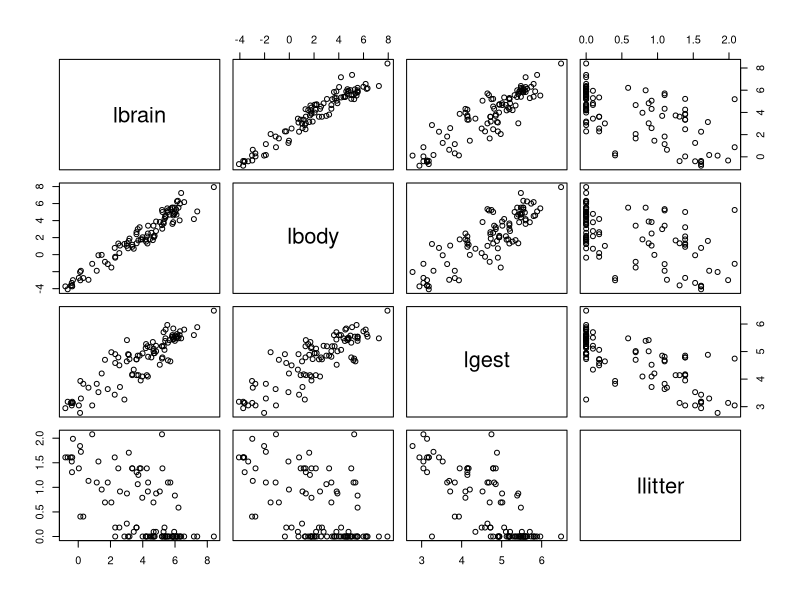
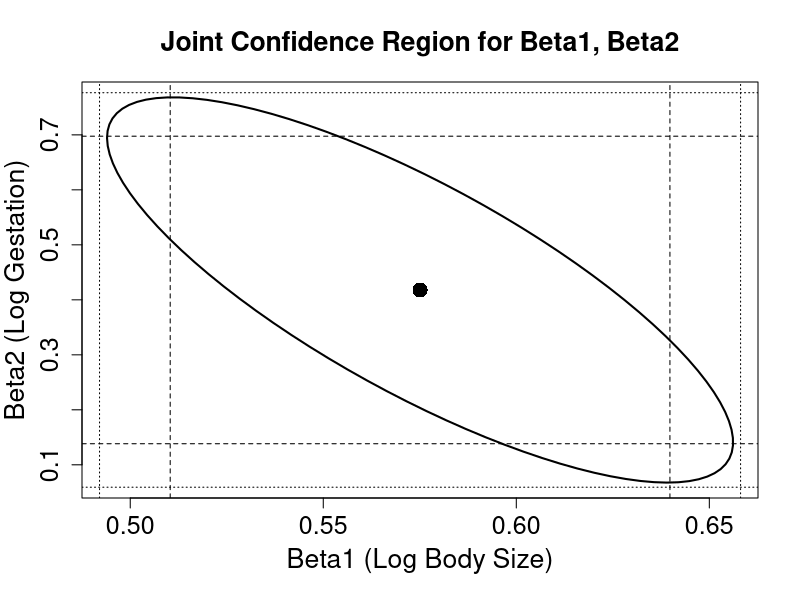
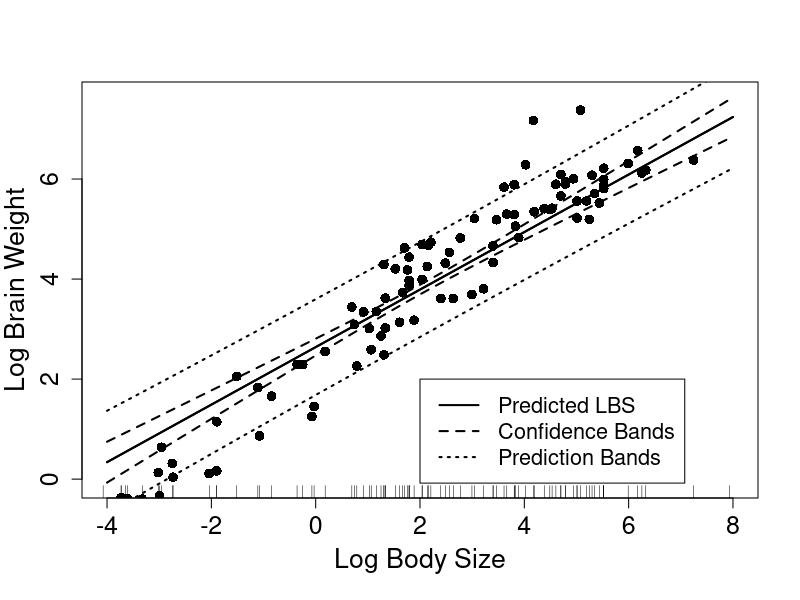

These figures' R source, in order:
mammals <- read.csv("mammals.txt")
attach(mammals)
lbrain <- log(brain); lbody <- log(body)
lgest <- log(gestatio); llitter <- log(litter)
pairs(cbind(lbrain,lbody,lgest,llitter))
cor(cbind(lbrain,lbody,lgest,llitter))

n <- length(lbrain)                          # Sample size
reg.out <- lm(lbrain~lbody+lgest+llitter)    # Fits the regression model
p <- length(reg.out$coef)                    # Number of parameters
tstar <- qt(0.975,n-p)                       # 95% t-star value for n-p df
(bhat <- reg.out$coef)                       # Model parameter estimates
(seb <- summary(reg.out)$coef[,2])           # Standard errors of betahats
(ci <- cbind(bhat-tstar*seb,bhat+tstar*seb)) # 95% confidence intervals

confint(reg.out)                             # Fast way to get 95% CIs

alpha <- 0.05                                # Sets the desired alpha-level
g <- p                                       # Number of CIs computed
(bonflevel <- 1-alpha/g)                     # Computes the Bonferroni level
confint(reg.out,level=bonflevel)             # Bonferroni joint CIs

library(ellipse)                             # Loads the ellipse library
plot(ellipse(reg.out,c(2,3)),type="l",lwd=2, # Plots the conf. region
  cex.axis=1.5,xlab="Beta1 (Log Body Size)",
  ylab="Beta2 (Log Gestation)",cex.lab=1.6,mgp=c(2.7,1,0))
points(coef(reg.out)[2],coef(reg.out)[3],    # Plots the regression estimates
  pch=16,cex=2)                              #   in the center of ellipse
abline(v=confint(reg.out)[2,],lty=2)         # Individual CI for beta1
abline(h=confint(reg.out)[3,],lty=2)         # Individual CI for beta2
abline(v=confint(reg.out,level=              # Bonferroni-corrected joint
  bonflevel)[2,],lty=3)                      #   CI for beta1
abline(h=confint(reg.out,level=              # Bonferroni-corrected joint
  bonflevel)[3,],lty=3)                      #   CI for beta2
title("Joint Confidence Region for Beta1, Beta2",cex.main=1.6)

# Confidence and Prediction Interval for Log(Brain Weight)
# ======================================================
x0 <- c(1,log(8.5),log(63),log(4))         # Vector of predictor values
(y0 <- t(x0)%*%coef(reg.out))              # Predicted y for x0
tstar <- qt(0.975,n-p)                     # 95% t-star value for n-p df
X <- model.matrix(reg.out)                 # Constructs the X-matrix
(xtxi <- solve(t(X)%*%X))                  # (X'X)-inverse matrix
mse <- summary(reg.out)$sigma^2            # Computes the model MSE
(seci <- sqrt(mse*t(x0)%*%xtxi%*%x0))      # SE of y0hat for CI
(ci <- cbind(y0-tstar*seci,y0+tstar*seci)) # 95% CI for E(y0)
(sepi <- sqrt(mse*(1+t(x0)%*%xtxi%*%x0)))  # SE of y0hat for PI
(pi <- cbind(y0-tstar*sepi,y0+tstar*sepi)) # 95% CI for y0hat 

x0 <- data.frame(lbody=log(8.5),           # Creates a data frame of the
  lgest=log(63),llitter=log(4))            #   predictor values
predict(reg.out,x0,interval="confidence")  # 95% CI for E(y0)
predict(reg.out,x0,interval="prediction")  # 95% PI for y0hat

x02 <- mean(lgest)                         # Set x2 at mean log(gestation)
x03 <- mean(llitter)                       # Set x3 at mean log(litter)
x01 <- seq(-4,8,.01)                       # Set x1 from -4 to 8 by .01
x0 <- data.frame(lbody=x01,lgest=mean(     # Data frame for predictor
  lgest),llitter=mean(llitter))            #   vector of values
cipred <- predict(reg.out,x0,se=T,         # 95% CIs for each value of
  interval="confidence")                   #   log body size
pipred <- predict(reg.out,x0,se=T,         # 95% PIs for each value of
  interval="prediction")                   #   log body size
matplot(x01,cipred$fit,lty=c(1,2,2),type=  # Matrix column plot of conf.
  "l",xlab="Log Body Size",ylab=           #   bands with bands of line
  "Log Brain Weight",cex.lab=1.6,cex.axis= #   type 2.
  1.5,mgp=c(2.7,1,0),col=c(1,1,1),lwd=2)
matplot(x01,pipred$fit,lty=c(1,3,3),       # Adds predcition bands (add=T)
  type="l",col=c(1,1,1),lwd=2,add=T)       #   to existing plot
points(lbody,lbrain,pch=16,cex=1.3)        # Plots the brain and body pts.
legend(2,2,legend=c("Predicted LBS","Confidence Bands","Prediction Bands"),
  lty=c(1,2,3),lwd=c(2,2,2),col=c(1,1,1),cex=1.3)
rug(lbody)                                 # Distribution of log(body)
